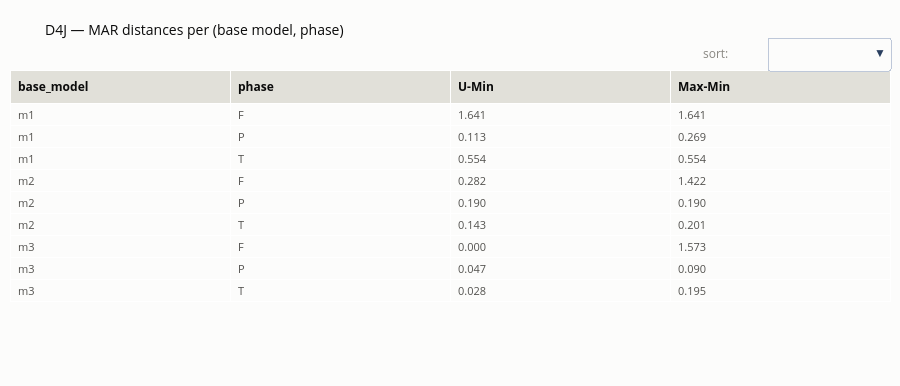

The notebook cell saved with this chart:
### Code cell
sortable_table(group_table("D4J", "MAR"), title="D4J — MAR distances per (base model, phase)")

### Figure 1 — Plotly figure (JSON) as saved in the notebook; plotly's stock layout.template omitted (floating-point values rounded to 4 significant figures)
{"data": [{"cells": {"align": "left", "fill": {"color": "#fcfcfb"}, "font": {"color": "#52514e", "size": 11}, "format": [null, null, ".3f", ".3f"], "height": 22, "values": [["m1", "m1", "m1", "m2", "m2", "m2", "m3", "m3", "m3"], ["F", "P", "T", "F", "P", "T", "F", "P", "T"], [1.641, 0.1135, 0.5544, 0.2819, 0.1901, 0.1425, 0.0, 0.0466, 0.02753], [1.641, 0.269, 0.5544, 1.422, 0.1901, 0.2006, 1.573, 0.09023, 0.1951]]}, "header": {"align": "left", "fill": {"color": "#e1e0d9"}, "font": {"color": "#0b0b0b", "size": 12}, "values": ["<b>base_model</b>", "<b>phase</b>", "<b>U-Min</b>", "<b>Max-Min</b>"]}, "type": "table"}], "layout": {"annotations": [{"font": {"color": "#898781", "size": 12}, "showarrow": false, "text": "sort:", "x": 1.0, "xanchor": "right", "xshift": -160, "y": 1.02, "yanchor": "bottom", "yref": "paper"}], "height": 386, "margin": {"b": 10, "l": 10, "r": 10, "t": 70}, "paper_bgcolor": "#fcfcfb", "title": {"font": {"color": "#0b0b0b", "size": 14}, "text": "D4J — MAR distances per (base model, phase)"}, "updatemenus": [{"active": -1, "buttons": [{"args": [{"cells.values": [[["m1", "m1", "m1", "m2", "m2", "m2", "m3", "m3", "m3"], ["F", "P", "T", "F", "P", "T", "F", "P", "T"], [1.641, 0.1135, 0.5544, 0.2819, 0.1901, 0.1425, 0.0, 0.0466, 0.02753], [1.641, 0.269, 0.5544, 1.422, 0.1901, 0.2006, 1.573, 0.09023, 0.1951]]]}], "label": "base_model ▲", "method": "restyle"}, {"args": [{"cells.values": [[["m3", "m3", "m3", "m2", "m2", "m2", "m1", "m1", "m1"], ["F", "P", "T", "F", "P", "T", "F", "P", "T"], [0.0, 0.0466, 0.02753, 0.2819, 0.1901, 0.1425, 1.641, 0.1135, 0.5544], [1.573, 0.09023, 0.1951, 1.422, 0.1901, 0.2006, 1.641, 0.269, 0.5544]]]}], "label": "base_model ▼", "method": "restyle"}, {"args": [{"cells.values": [[["m1", "m2", "m3", "m1", "m2", "m3", "m1", "m2", "m3"], ["F", "F", "F", "P", "P", "P", "T", "T", "T"], [1.641, 0.2819, 0.0, 0.1135, 0.1901, 0.0466, 0.5544, 0.1425, 0.02753], [1.641, 1.422, 1.573, 0.269, 0.1901, 0.09023, 0.5544, 0.2006, 0.1951]]]}], "label": "phase ▲", "method": "restyle"}, {"args": [{"cells.values": [[["m1", "m2", "m3", "m1", "m2", "m3", "m1", "m2", "m3"], ["T", "T", "T", "P", "P", "P", "F", "F", "F"], [0.5544, 0.1425, 0.02753, 0.1135, 0.1901, 0.0466, 1.641, 0.2819, 0.0], [0.5544, 0.2006, 0.1951, 0.269, 0.1901, 0.09023, 1.641, 1.422, 1.573]]]}], "label": "phase ▼", "method": "restyle"}, {"args": [{"cells.values": [[["m3", "m3", "m3", "m1", "m2", "m2", "m2", "m1", "m1"], ["F", "T", "P", "P", "T", "P", "F", "T", "F"], [0.0, 0.02753, 0.0466, 0.1135, 0.1425, 0.1901, 0.2819, 0.5544, 1.641], [1.573, 0.1951, 0.09023, 0.269, 0.2006, 0.1901, 1.422, 0.5544, 1.641]]]}], "label": "U-Min ▲", "method": "restyle"}, {"args": [{"cells.values": [[["m1", "m1", "m2", "m2", "m2", "m1", "m3", "m3", "m3"], ["F", "T", "F", "P", "T", "P", "P", "T", "F"], [1.641, 0.5544, 0.2819, 0.1901, 0.1425, 0.1135, 0.0466, 0.02753, 0.0], [1.641, 0.5544, 1.422, 0.1901, 0.2006, 0.269, 0.09023, 0.1951, 1.573]]]}], "label": "U-Min ▼", "method": "restyle"}, {"args": [{"cells.values": [[["m3", "m2", "m3", "m2", "m1", "m1", "m2", "m3", "m1"], ["P", "P", "T", "T", "P", "T", "F", "F", "F"], [0.0466, 0.1901, 0.02753, 0.1425, 0.1135, 0.5544, 0.2819, 0.0, 1.641], [0.09023, 0.1901, 0.1951, 0.2006, 0.269, 0.5544, 1.422, 1.573, 1.641]]]}], "label": "Max-Min ▲", "method": "restyle"}, {"args": [{"cells.values": [[["m1", "m3", "m2", "m1", "m1", "m2", "m3", "m2", "m3"], ["F", "F", "F", "T", "P", "T", "T", "P", "P"], [1.641, 0.0, 0.2819, 0.5544, 0.1135, 0.1425, 0.02753, 0.1901, 0.0466], [1.641, 1.573, 1.422, 0.5544, 0.269, 0.2006, 0.1951, 0.1901, 0.09023]]]}], "label": "Max-Min ▼", "method": "restyle"}], "direction": "down", "x": 1.0, "xanchor": "right", "y": 1.0, "yanchor": "bottom"}]}}
